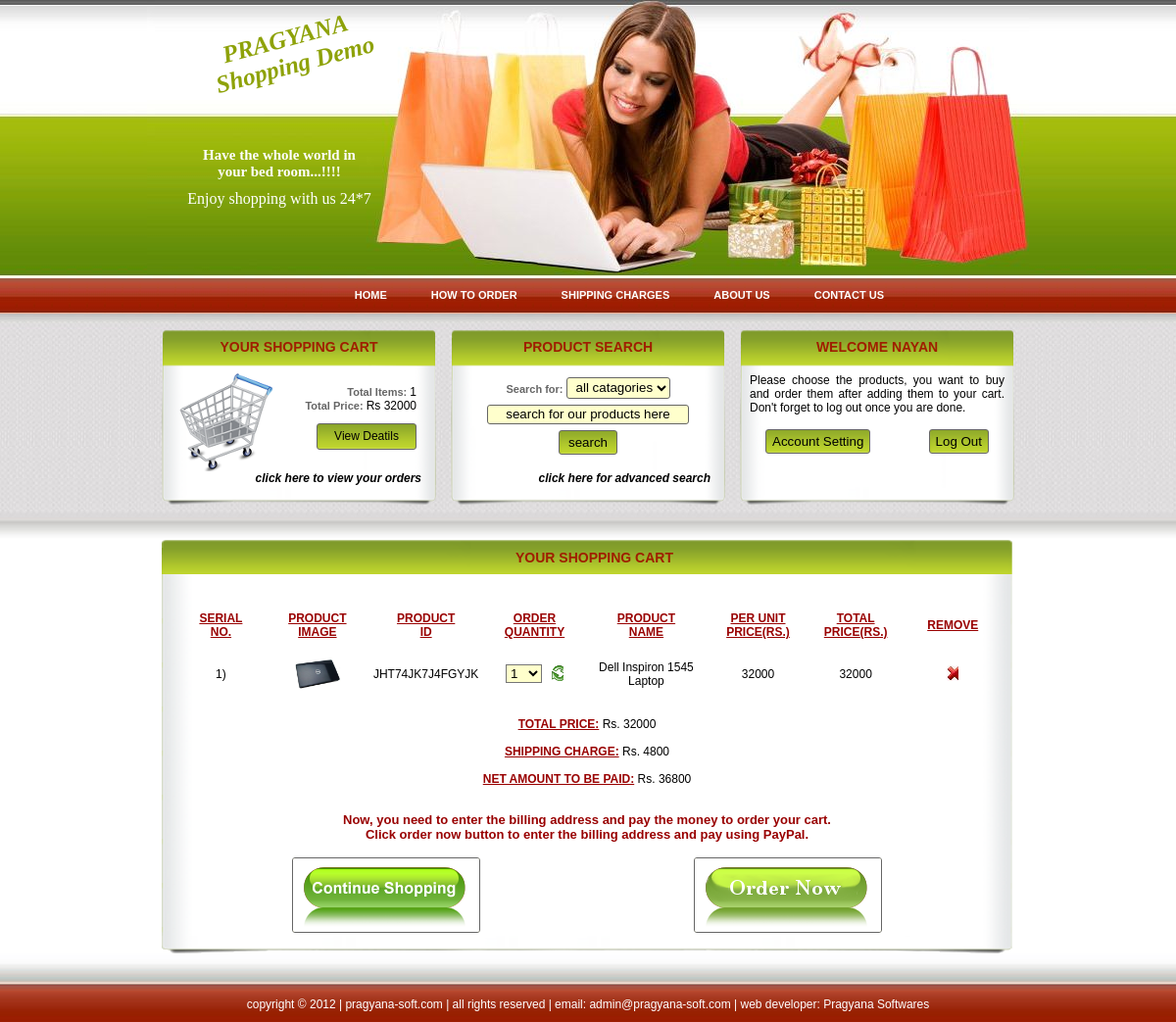
Page /cart.php (signed in) on the committed database.
### tables this page shows
CREATE TABLE IF NOT EXISTS `user` (
  `username` varchar(35) NOT NULL,
  `password` varchar(35) NOT NULL,
  `name` varchar(70) NOT NULL,
  `last_name` varchar(20) NOT NULL,
  `gender` varchar(6) NOT NULL,
  `dob` date NOT NULL,
  `org` text NOT NULL,
  `add` text NOT NULL,
  `pin_code` text NOT NULL,
  `city` text NOT NULL,
  `state` text NOT NULL,
  `country` text NOT NULL,
  `phno` int(15) NOT NULL,
  `date` date NOT NULL,
  `last_login` date NOT NULL,
  PRIMARY KEY (`username`)
);

CREATE TABLE IF NOT EXISTS `product` (
  `id` varchar(15) NOT NULL,
  `name` varchar(30) NOT NULL,
  `desc` text NOT NULL,
  `price` int(15) NOT NULL,
  `qty` int(15) NOT NULL,
  `catagory` varchar(20) NOT NULL,
  `date` date NOT NULL,
  `img` text,
  PRIMARY KEY (`id`)
);

CREATE TABLE IF NOT EXISTS `settings` (
  `function` varchar(20) NOT NULL,
  `value` int(2) NOT NULL DEFAULT '0',
  PRIMARY KEY (`function`)
);

### cart.php (the view, shortened to what this page needs)
<?php
	$page="cart.php";
	include("include/top.php");
?>
					<div id="main-content-top">
						<h4>Your Shopping Cart</h4>
					</div>
					<div id="main-content-mid" style="text-align:center;">
						<br /><br />
						<table align="center" cellpadding="5" cellspacing="5" width="850px;">
							<?php
								$price=0;
								$sql="SELECT `product`, `quantity` FROM `shop`.`cart_".$_SESSION['LogdUsrDet'][1]."`";
								$result=mysql_query($sql);
								$i=0;
								while($row=mysql_fetch_array($result))
								{
									$i++;
									if($i==1)
									{
									?>
									<tr align="center" style="text-transform:uppercase; color:#990000; text-decoration:underline; font-weight:bold;">
										<td width="12%">
											Serial<br />No.
										</td>
										<td width="12%">
											Product<br />Image
										</td>
										<td width="12%">
											Product<br />ID
										</td>
										<td width="12%">
											Order<br />Quantity
										</td>
										<td width="16%">
											Product<br />Name
										</td>
										<td width="12%">
											Per Unit <br />Price(Rs.)
										</td>
										<td width="12%">
											Total <br />Price(Rs.)
										</td>
										<td width="12%">
											Remove
										</td>
									</tr>
									<?php
									}
									$sql="SELECT `name`, `price`, `qty`, `img` FROM `shop`.`product` WHERE `id`='".$row['product']."' ";
									$res=mysql_query($sql);
									if($rw=mysql_fetch_array($res))
									{
										$price+=$rw['price']*$row['quantity'];
									?>
									<tr align="center">
										<td>
											<?php echo $i;?>)
										</td>
										<td>
											<img src="product-img/<?php if($rw['img']!=""){echo $rw['img'];}?>" alt="NO IMAGE" style="max-width:48px; max-height:48px;"   />
										</td>
										<td>
											<?php echo $row['product'];?>
										</td>
										<td>
											<form action="cart.php" method="post">
												<select name="ProQty">
												<option value="<?php echo $row['quantity'];?>"><?php echo $row['quantity'];?></option>
												</select>&nbsp;&nbsp;
												<input type="submit" title="Update The Quantity" value="" style="border:0; background-color:#FFFFFF; background-image:url(img/update.png); background-repeat:no-repeat; cursor:pointer;" />
											</form>
										</td>
										<td>
											<?php echo $rw['name'];?>
										</td>
										<td>
											<?php echo $rw['price'];?>
										</td>
										<td>
											<?php echo ($rw['price']*$row['quantity']);?>
										</td>
										<td>
											<form action="cart.php" method="post">
												<input type="submit" title="Remove The Product From Your Cart" value="" style="border:0; background-color:#FFFFFF; background-image:url(img/remove.jpg); background-repeat:no-repeat; cursor:pointer;" />
											</form>
										</td>
									</tr>
									<?php
									}
								}
							?>
						</table>
						<?php
						if($i!=0)
						{
						?>
						<br /><u style="text-transform:uppercase; color:#990000; text-decoration:underline; font-weight:bold;">Total Price:</u> Rs. <?php echo $price;?><br />
						<?php
							$sql="SELECT `zone` FROM `country` WHERE `iso2`=(SELECT `country` FROM `user` WHERE `username` = '".$_SESSION['LogdUsrDet'][1]."')";
							$row=mysql_fetch_array(mysql_query($sql));
							$sql="SELECT `shipping` FROM `shipping` WHERE `zone`='".$row['zone']."' AND ((`from`<'".$price."' AND `to`>'".$price."') OR (`to`='".$price."') OR (`from`='".$price."'))";
							$row=mysql_fetch_array(mysql_query($sql));
							$shipping=($row['shipping'] * $price /100);
							if($shipping==0)
							{
								$row=mysql_fetch_array(mysql_query("SELECT `value` FROM `settings` WHERE `function`='default_shipping'"));
								$shipping=($row['value'] * $price /100);
							}
						?>
						<br /><u style="text-transform:uppercase; color:#990000; text-decoration:underline; font-weight:bold;">Shipping Charge:</u> Rs. <?php echo $shipping;?><br />
						<br /><u style="text-transform:uppercase; color:#990000; text-decoration:underline; font-weight:bold;">Net Amount to be paid:</u> Rs. <?php echo ($price + $shipping);?><br /><br />
						<p style="color:#990000; font-weight:bold; font-size:13px;">
							Now, you need to enter the billing address and pay the money to order your cart.<br />
							Click order now button to enter the billing address and pay using PayPal.<br />
						</p>
						<table align="center" width="70%">
							<tr>
								<td align="left">
									<form action="index.php">
										<input type="image" src="img/continue-shopping.png" />
									</form>
								</td>
								<td align="right">
									<form action="order-now.php">
										<input type="image" src="img/order-now.png" />
									</form>
								</td>
							</tr>
						</table>
						<?php
						}
						?>
					</div>
<?php
	include("include/bottom.php");
	?>

### include/top.php (shortened to what this page needs)
<?php
	$ShownLimit=0;
	$LogErr="";
?>
<!DOCTYPE html PUBLIC "-//W3C//DTD XHTML 1.0 Transitional//EN" "http://www.w3.org/TR/xhtml1/DTD/xhtml1-transitional.dtd">
<html xmlns="http://www.w3.org/1999/xhtml">
<head>
<link rel="stylesheet" href="css/home.css" />
</head>
<body>
	<div id="wraper">
		<div id="head">
			<div id="head-left">
				<div id="head-left-top">
					<h1><a href="about-us.php">&nbsp;&nbsp;PRAGYANA<br />&nbsp;&nbsp;&nbsp;Shopping Demo</a></h1>
				</div>
				<div id="head-left-bottom">
					<div id="slogan">
						Have the whole world in<br />your bed room...!!!!
					</div>
					<div id="slogan-detail">
						Enjoy shopping with us 24*7<br />
					</div>
				</div>
			</div>
			<div id="head-right">
			</div>
		</div>
	</div>
	<div id="menu">
	<div class="red">
		<div id="slatenav">
			<ul>
				<li><a href="index.php" title="Home"<?php if($page=="index.php"){?> class="current"<?php }?>>Home</a></li>
				<li><a href="how-to-order.php" title="How to Order">How to Order</a></li>
				<li><a href="shipping-charges.php" title="Shipping Charges">Shipping Charges</a></li>
				<li><a href="about-us.php" title="About Us">About Us</a></li>
				<li><a href="contact-us.php" title="Contact Us">Contact Us</a></li>
			</ul>
		</div>
	</div>
	</div>
	<div id="wraper">
		<div id="body-content">
			<div id="upper-content">
				<div id="box1">
					<h4>Your Shopping Cart</h4>
					<div style="height:100px; background-image:url(img/shoppin-cart.png); background-repeat:no-repeat; background-position:15px 0px;">
						<p style="font-size:11px; font-weight:bold; color:#666666; text-align:right; width:260px;">
							<br />
									Total Items: <label style="font-weight:normal; color:#000000; font-size:12px;">
									<?php
										if((isset($_SESSION['LogdUsrDet']))&&($_SESSION['LogdUsrDet'][0]=="GenUsr"))
										{
											$sql="SELECT `quantity` FROM `cart_".$_SESSION['LogdUsrDet'][1]."`";
											$result=mysql_query($sql);
											$CartCount=0;
											while($row=mysql_fetch_array($result))
											{
												$CartCount+=$row[0];
											}
											echo $CartCount;
										}
										else if(!isset($_SESSION['YourCart'])){echo "0";} else{ echo count($_SESSION['YourCart']);}
									?>
									</label><br />
									Total Price: <label style="font-weight:normal; color:#000000; font-size:12px;">Rs
									<?php
										if((isset($_SESSION['LogdUsrDet']))&&($_SESSION['LogdUsrDet'][0]=="GenUsr"))
										{
											$sql="SELECT `product`,`quantity` FROM `cart_".$_SESSION['LogdUsrDet'][1]."`";
											$result=mysql_query($sql);
											$CartPrice=0;
											while($row=mysql_fetch_array($result))
											{
												$res=mysql_query("SELECT `price` FROM `product` WHERE `id`='".$row['product']."'");
												if($rw=mysql_fetch_array($res))
												{
													$CartPrice+=((int) $rw['price'])*$row['quantity'];
												}
											}
											echo $CartPrice;
										}
										else if(!isset($_SESSION['YourCartPrice'])){echo "0";} else{ echo $_SESSION['YourCartPrice'];}
									?>
									</label><br />
						</p>
								<?php
									if((isset($_SESSION['LogdUsrDet']))&&($_SESSION['LogdUsrDet'][0]=="GenUsr"))
									{
										?>
										<a style="border:#666666 solid 1px; border-radius:3px; width:100px; height:20px; padding-right:-10px;background-image:url(img/product-bg1.png); background-repeat:no-repeat; background-position:bottom left; float:right; margin-right:20px; text-align:center; text-decoration:none; font-style:normal; padding-top:5px; font-weight:normal;" href="cart.php">View Deatils</a>
									<?php
									}
									?>
					</div>
					<?php
					if(((!isset($_SESSION['LogdUsrDet']))||($_SESSION['LogdUsrDet'][0]!="GenUsr")))
					{
					?>
					<a href="cart-details.php" onclick="return ValidateCartDetails()">click here to view details or order</a>
					<?php
					}
					else
					{
					?>
					<a href="orders.php">click here to view your orders</a>
					<?php
					}
					?>
				</div>
				<div id="box2">
					<h4>Product Search</h4>
					<div style="height:100px;text-align:center;">
						<form name="SearchProduct" method="post" action="product.php" onsubmit="return ValidateSearchProduct()">
						<table cellpadding="2" style="font-size:11px; font-weight:bold; color:#666666;" align="center">
							<tr>
								<td align="center">
						Search for:
						<select name="ProCat" style="border:#666666 solid 1px; border-radius:3px; height:22px; padding-left:5px;" >
								<option value="All">all catagories</option>
						</select>
								</td>
							</tr>
							<tr>
								<td align="center">
						<input type="text" name="ProSearch" value="<?php if(isset($_POST['ProSearch']) && ($_POST['ProSearch']!="")){echo $_POST['ProSearch'];} else{?>search for our products here<?php }?>" style="border:#666666 solid 1px; border-radius:3px; width:200px; height:16px; text-align:center;" onfocus="if(this.value=='search for our products here'){this.value='';}" onblur="if(this.value==''){this.value='search for our products here';}"  />
								</td>
							</tr>
							<tr>
								<td align="center">
						<input type="submit" value="search" style="border:#666666 solid 1px; border-radius:3px; width:60px; height:25px; padding-right:-10px;background-image:url(img/product-bg1.png); background-repeat:no-repeat; background-position:bottom left;" />
								</td>
							</tr>
						</table>
						</form>
					</div>
					<a href="adv-search.php">click here for advanced search</a>
				</div>
		<?php
			if(!isset($_SESSION['LogdUsrDet']))
			{
		?>
				<div id="box3">
					<h4>Login Here</h4>
					<div style="height:100px;">
						<form name="UserLogIn" method="post" action="<?php echo $page;?>" onsubmit="return ValidateUserLogIn()">
						<input type="hidden" name="Operation" value="UserLogIn" />
						<input type="hidden" name="ShownLimit" value="<?php echo $ShownLimit;?>" />
						<table style="font-size:11px; font-weight:bold; color:#666666;" align="center">
							<tr>
								<td align="right">
									Email ID:
								</td>
								<td>
									<input type="text" name="txtUsrNme" value="<?php if(isset($_POST['txtUsrNme'])){echo $_POST['txtUsrNme'];}?>" maxlength="35" style="border:#666666 solid 1px; border-radius:3px; width:147px; height:15px;" />
								</td>
							</tr>
							<tr>
								<td align="right">
									Password:
								</td>
								<td>
									<input type="password" name="txtPswd" value="<?php if(isset($_POST['txtPswd'])){echo $_POST['txtPswd'];}?>" maxlength="35" style="border:#666666 solid 1px; border-radius:3px; width:147px; height:15px;" />
								</td>
							</tr>
							<tr>
								<td colspan="2" align="center">
								<span id="LogErr" style="color:#FF0000; font-size:10px; font-weight:normal;"><?php if($LogErr!=""){echo $LogErr;}?></span>
								</td>
							</tr>
							<tr>
								<td colspan="2" align="center">
									<input type="submit" value="Log In" style="border:#666666 solid 1px; border-radius:3px; width:70px; height:25px;background-image:url(img/product-bg1.png); background-repeat:no-repeat;background-position:bottom left;" />
								</td>
							</tr>
						</table>
						<?php
										if($page=="product.php")
										{
										?>
										<input type="hidden" name="op" value="<?php echo $op;?>" />
										<?php
										if(isset($_POST['ProductID']))
										{
										?>
										<input type="hidden" name="ProductID" value="<?php echo $_POST['ProductID'];?>" />
										<?php
										}
										if(isset($_POST['ProSearch']))
										{
										?>
										<input type="hidden" name="ProSearch" value="<?php echo $_POST['ProSearch'];?>" />
										<?php
										}
										if(isset($_POST['ProCat']))
										{
										?>
										<input type="hidden" name="ProCat" value="<?php echo $_POST['ProCat'];?>" />
										<?php
										}
										}
										?>
						</form>
					</div>
					<a href="signup.php">New user? click here to sign up</a>
				</div>
		<?php
			}
			else if($_SESSION['LogdUsrDet'][0]=="GenUsr")
			{
				$result=mysql_query("SELECT `name` FROM `user` WHERE `username`='".$_SESSION['LogdUsrDet'][1]."'");
				if($row=mysql_fetch_array($result))
				{
					$name=$row['name'];
				}
				$temp="";
				$temp=$temp.strpos($name, " ");
				if($temp)
				{
					$FirstName=substr($name, 0, strpos($name, " "));
				}
				else
				{
					$FirstName=$name;
				}
		?>
				<div id="box3">
					<h4>Welcome <?php echo $FirstName;?></h4>
					<div style="height:100px; padding:0 10px 0 10px; text-align:justify;">
						<p>
							Please choose the products, you want to buy and order them after adding them to your cart. Don't forget to log out once you are done.
						</p>
						<table width="90%" align="center">
							<tr>
								<td align="left">
									<form action="setting.php">
										<input type="submit" style="border:#666666 solid 1px; border-radius:3px; height:25px;background-image:url(img/product-bg1.png); background-repeat:no-repeat;background-position:bottom left;" value="Account Setting" />
									</form>
								</td>
								<td align="right">
									<form action="logout.php">
										<input type="submit" style="border:#666666 solid 1px; border-radius:3px; height:25px;background-image:url(img/product-bg1.png); background-repeat:no-repeat;background-position:bottom left;" value="Log Out" />
									</form>
								</td>
							</tr>
						</table>
					</div>
				</div>
		<?php
			}
		?>
			</div>
			<div id="lower-content">
				<div id="main-content">

### rows in the picture
user: name "NAYAN"
cart_nynpt@gmail.com: product.img (picture), product "JHT74JK7J4FGYJK", ProQty "1", product.name "Dell Inspiron 1545 Laptop", product.price "32000"
settings: value "4800", $price + $shipping "36800"

### other values in the picture
$CartCount "1"
$CartPrice "32000"
$price "32000"
